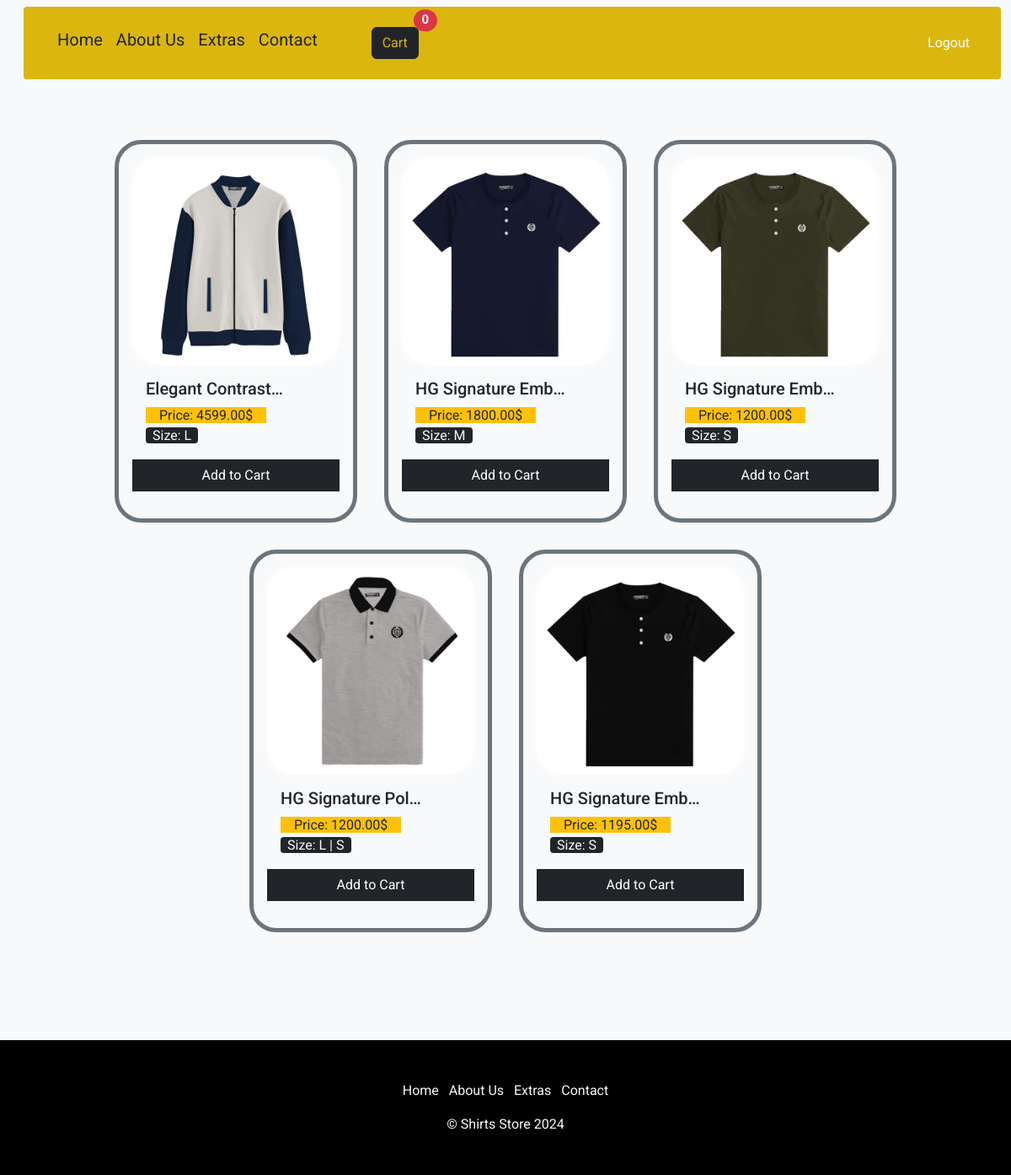
/store/home/ (signed in), run on the app's committed database.
### store/models.py (models this page shows, shortened)
class Product(models.Model):
    title = models.CharField(max_length=255)
    size = models.CharField(max_length=50)
    description = models.TextField()
    color = models.CharField(max_length=50)
    retail_price = models.DecimalField(max_digits=10, decimal_places=2)
    wholesale_price = models.DecimalField(max_digits=10, decimal_places=2)
    stock = models.IntegerField()
    image = models.ImageField(upload_to='store/product/images', blank=True, null=True)

### store/views.py (the view)
# urls.py: path('home/',views.HomePage,name='store/home/'),
@login_required(login_url='Index')
def HomePage(request):
    products = Product.objects.all()
    cart = Cart(request)
    cart = request.session.get('cart', {})
    cart_items = cart  # Get cart dictionary from session
    cart_count = sum(item['quantity'] for item in cart_items.values())  # Calculate total items in cart
    context = {
        'products': products,
        'cart_count': cart_count  # Pass the count to the template
    }
    return render(request, 'home.html', context)

### cart/context_processors.py (called while the page is built)
def cart(request):
  return { 'cart': Cart(request) }

### templates/home.html (shortened to what this page needs)
{% extends "base.html" %}
{% block content %}
<div class="container-fluid p-5 mb-3">
  <div class="row d-flex justify-content-center">
    {% for x in products %}
      <div class="card m-3 p-3 bg-light border-5 border-secondary rounded-5" style="width: 18rem;" title="{{ x.title }}">
        <a href="{% url 'view_product' x.id %}" class="text-decoration-none text-dark">
          <img src="{{x.image.url}}" class="card-img-top border-0 rounded-5" alt="Default Image" width="70" style="box-shadow: 0px 0px 10px white !important;">
          <div class="card-body">
            <h5 class="card-title">{{ x.title  |truncatechars:17 }}</h5>
            <p class="bg-warning text-dark px-3 rounded-0 d-inline">Price: {{ x.retail_price }}$</p><br>
            <p class="bg-dark text-light px-2 rounded-1 d-inline">Size: {{ x.size }}</p>
          </div>
        </a>
        <button class="btn btn-dark mb-3 rounded-0 w-100 add-cart" value="{{ x.id }}" onclick="showMessage()">Add to Cart</button>
      </div>
    {% empty %}
      <p>No products available!</p>
    {% endfor %}
  </div>
</div>
  {% block cartCount %} {{ cart_count }} {% endblock cartCount %}
{% endblock content %}

### templates/base.html (shortened to what this page needs)
<!DOCTYPE html>
<html lang="en">
  <head>
    <link
      href="https://cdn.jsdelivr.net/npm/bootstrap@5.3.3/dist/css/bootstrap.min.css"
      rel="stylesheet"
    />
    {% load static %}
    <link rel="stylesheet" href="{% static 'css/base.css'%}" />
  </head>
  <body id="fonts" class="d-flex flex-column min-vh-100 bg-light">
    <nav
      class="navbar navbar-expand-md navbar-success bg-light  "
    >
      <div class="container-fluid ">
        <div class="collapse navbar-collapse p-2 py-3 px-4 rounded-1 text-dark" id="navbarSupportedContent" style="background-color: #dbb60e;" >
          <ul class="navbar-nav me-auto mb-2 mb-lg-0 ms-2 fs-5 text-dark">
            <li class="nav-item">
              <a class="nav-link active text-dark" aria-current="page" href="{% url 'store/home/' %}">Home</a>
            </li>
            <li class="nav-item">
              <a class="nav-link active text-dark" aria-current="page" href="{% url 'store/about_us' %}">About Us</a>
            </li>
            <li class="nav-item">
              <a class="nav-link active text-dark" aria-current="page" href="{% url 'store/blog' %}">Extras</a>
            </li>
            <li class="nav-item">
              <a class="nav-link active text-dark" aria-current="page" href="{% url 'store/contact_us' %}">Contact</a>
            </li>
            <li class="nav-item">
              <a class="nav-link position-relative ms-5 rounded-1" href="{% url 'cart_summary' %}">
                <button class="btn btn-dark  " style="color: #dbb60e !important;">Cart</button>
                <span
                  id="cart-count"
                  class="position-absolute top-0 start-100 translate-middle badge rounded-pill bg-danger"
                >
                {% block cartCount %}   {{ cart_count }} {% endblock cartCount %}
                </span>
              </a>
            </li>
          </ul>
          <div class="">
            <li class="nav-item ms-5 d-flex align-items-center">
              <a class="btn btn-tertiary link-body-emphasis text-white aria-current="page href="{% url 'logout' %}">Logout</a>
            </li>
          </div>
        </div>
      </div>
    </nav>
    <div class="container-fluid d-flex flex-column flex-grow-1">
      {% block content%}
      {% endblock content%}
    </div>
    <footer class="bg-black text-light py-5 mt-5">
      <div class="container text-center">
        <ul class="list-inline mb-3">
          <li class="list-inline-item">
            <a href="{% url 'store/home/' %}" class="text-decoration-none text-light">Home</a>
          </li>
          <li class="list-inline-item">
            <a href="{% url 'store/about_us' %}" class="text-decoration-none text-light">About Us</a>
          </li>
          <li class="list-inline-item">
            <a href="{% url 'store/blog' %}" class="text-decoration-none text-light">Extras</a>
          </li>
          <li class="list-inline-item">
            <a href="{% url 'store/contact_us' %}" class="text-decoration-none text-light">Contact</a>
          </li>
        </ul>
        <p class="mb-0">&copy; Shirts Store 2024</p>
      </div>
    </footer>
  </body>
</html>

### store/static/css/base.css (style rules this page uses)
#navbarSupportedContent { font-size: 4rem !important; }
#fonts { font-family: "Roboto", sans-serif !important; font-weight: 400; font-style: normal; }

### data on the page
Product: image (picture), title "Elegant Contrast…", retail_price "4599.00", size "L", {{ x.id }} 13 (drawn)
Product: image (picture), title "HG Signature Emb…", retail_price "1800.00", size "M", {{ x.id }} 14 (drawn)
Product: image (picture), title "HG Signature Emb…", retail_price "1200.00", size "S", {{ x.id }} 15 (drawn)
Product: image (picture), title "HG Signature Pol…", retail_price "1200.00", size "L | S", {{ x.id }} 16 (drawn)
Product: image (picture), title "HG Signature Emb…", retail_price "1195.00", size "S", {{ x.id }} 17 (drawn)

### other printed values
{{ cart_count }} "0"
